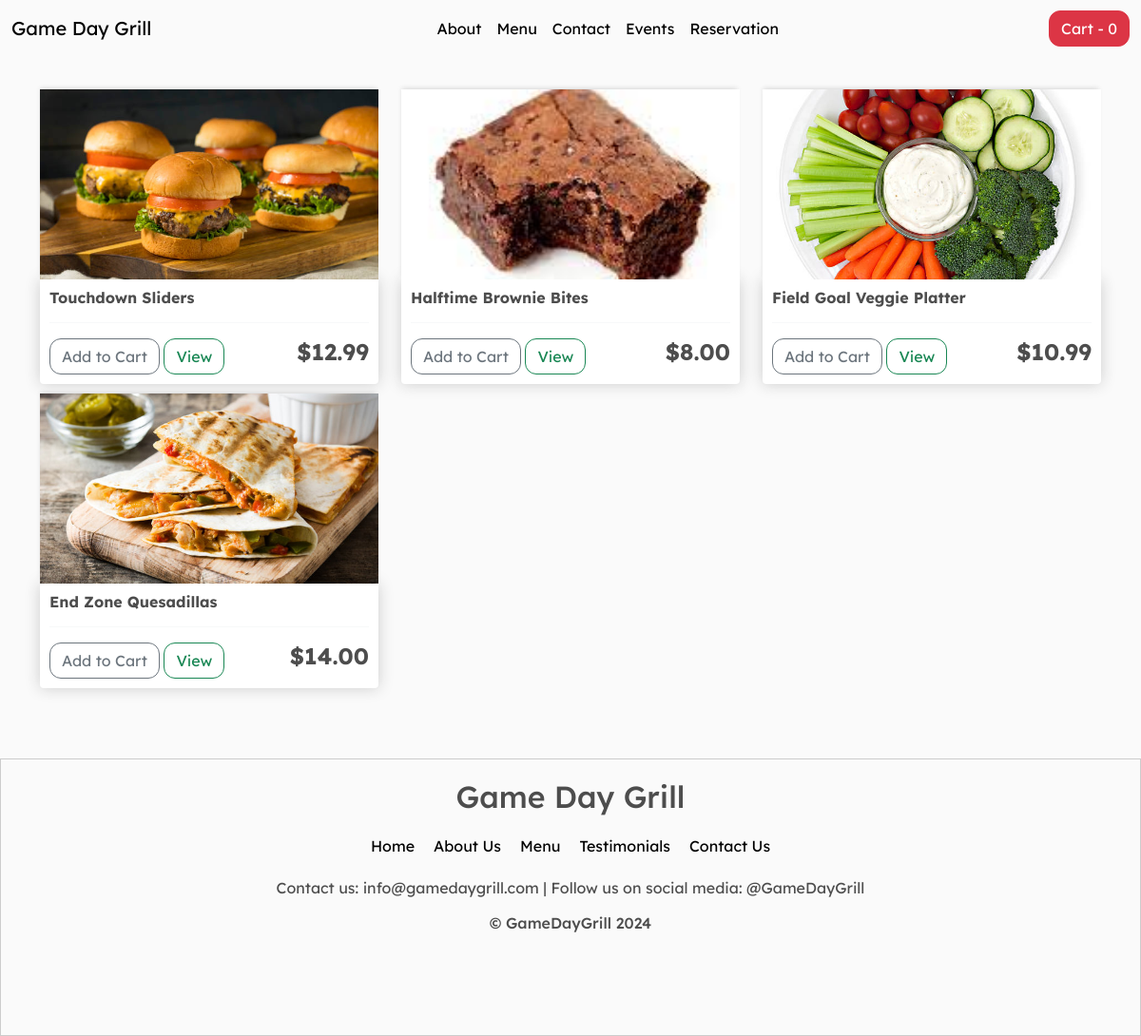
Screenshot of /extras/ with the database file from the repository.
### store/models.py (models this page shows, shortened)
class Product(models.Model):
    name = models.CharField(max_length=100, null=True)
    price = models.DecimalField(max_digits=7, decimal_places=2)
    type = models.CharField(max_length=2, choices=PRODUCT_TYPES, null=True)
    image = models.ImageField(null=True, blank=True)
    description = models.CharField(max_length=1000, null=True, blank=True)
    vegetarian = models.BooleanField(default=False)

### store/views.py (the view)
# urls.py: path('extras/', views.extras, name='extras'),
def extras(request):
    data = cartData(request)
    cartItems = data['cartItems']
    order = data['order']
    items = data['items']
    products = Product.objects.filter(type='E')
    context = {'products': products, 'cartItems': cartItems}
    return render(request, 'store/extras.html', context)

### store/utils.py (called while the page is built, shortened)
def cookieCart(request):
    try:
        cart = json.loads(request.COOKIES['cart'])
    except:
        cart = {}
    items = []
    order = {'get_cart_total': 0, 'get_cart_items': 0, 'shipping': False}
    cartItems = order['get_cart_items']
    return {'cartItems':cartItems, 'order':order, 'items':items}

def cartData(request):
    if request.user.is_authenticated:
        customer = request.user.customer
        order, created = Order.objects.get_or_create(customer=customer, complete=False)
        items = order.orderitem_set.all()
        cartItems = order.get_cart_items
    else:
        cookieData = cookieCart(request)
        cartItems = cookieData['cartItems']
        order = cookieData['order']
        items = cookieData['items']
    return {'cartItems':cartItems, 'order':order, 'items':items}

### store/templates/store/extras.html (shortened to what this page needs)
{% extends 'store/main.html' %}
{% load static %}
{% block center %}
  <div class="row">
    {% for product in products %}
      <div class="col-lg-4">
        <img class="thumbnail" src="{{ product.image.url }}">
        <div class="box-element product" data-desc="{{ product.description }}" data-veg = "{{ product.vegetarian }}">
          <h6><strong>{{ product.name }}</strong></h6>
          <hr>
          <button data-product="{{ product.id }}" data-action="add" class="btn btn-outline-secondary add-btn update-cart">Add to Cart</button>
          <button class="btn btn-outline-success view-btn">View</button>
          <h4 style="display: inline-block; float: right"><strong>${{ product.price|floatformat:2 }}</strong></h4>
        </div>
      </div>
    {% endfor %}
  </div>
{% endblock center %}

### static/css/main.css (style rules this page uses)
body { background-color: hsl(0, 0%, 98%); font-family: 'Lexend Deca', sans-serif; }
h1,h2,h3,h4,h5,h6, p { color:hsl(0, 0%, 30%); font-family: 'Lexend Deca', sans-serif; }
.box-element { box-shadow:hsl(0, 0%, 80%) 0 0 16px; background-color: #fff; border-radius: 4px; padding: 10px; }
.thumbnail { width: 100%; height: 200px; -webkit-box-shadow: -1px -3px 5px -2px rgba(214,214,214,1); -moz-box-shadow: -1px -3px 5px -2px rgba(214,214,214,1); box-shadow: -1px -3px 5px -2px rgba(214,214,214,1); }
.product { border-radius: 0 0 4px 4px; }
.col-lg-4, .col-lg-6, .col-lg-8, .col-lg-12 { margin-top: 10px; }
.btn { border-radius: 0; }

### store/templates/store/main.html (style rules this page uses)
h6 { padding-bottom: 0; }
.btn { border-radius: 12px; }

### store/templates/store/extras.html (style rules this page uses)
.thumbnail { width: 100%; height: 200px; object-fit: cover; }

### rows the page displays
Product: image (picture), name "Touchdown Sliders", price "12.99"
Product: image (picture), name "Halftime Brownie Bites", price "8.00"
Product: image (picture), name "Field Goal Veggie Platter", price "10.99"
Product: image (picture), name "End Zone Quesadillas", price "14.00"

### other values shown
{{ cartItems }} "0"
